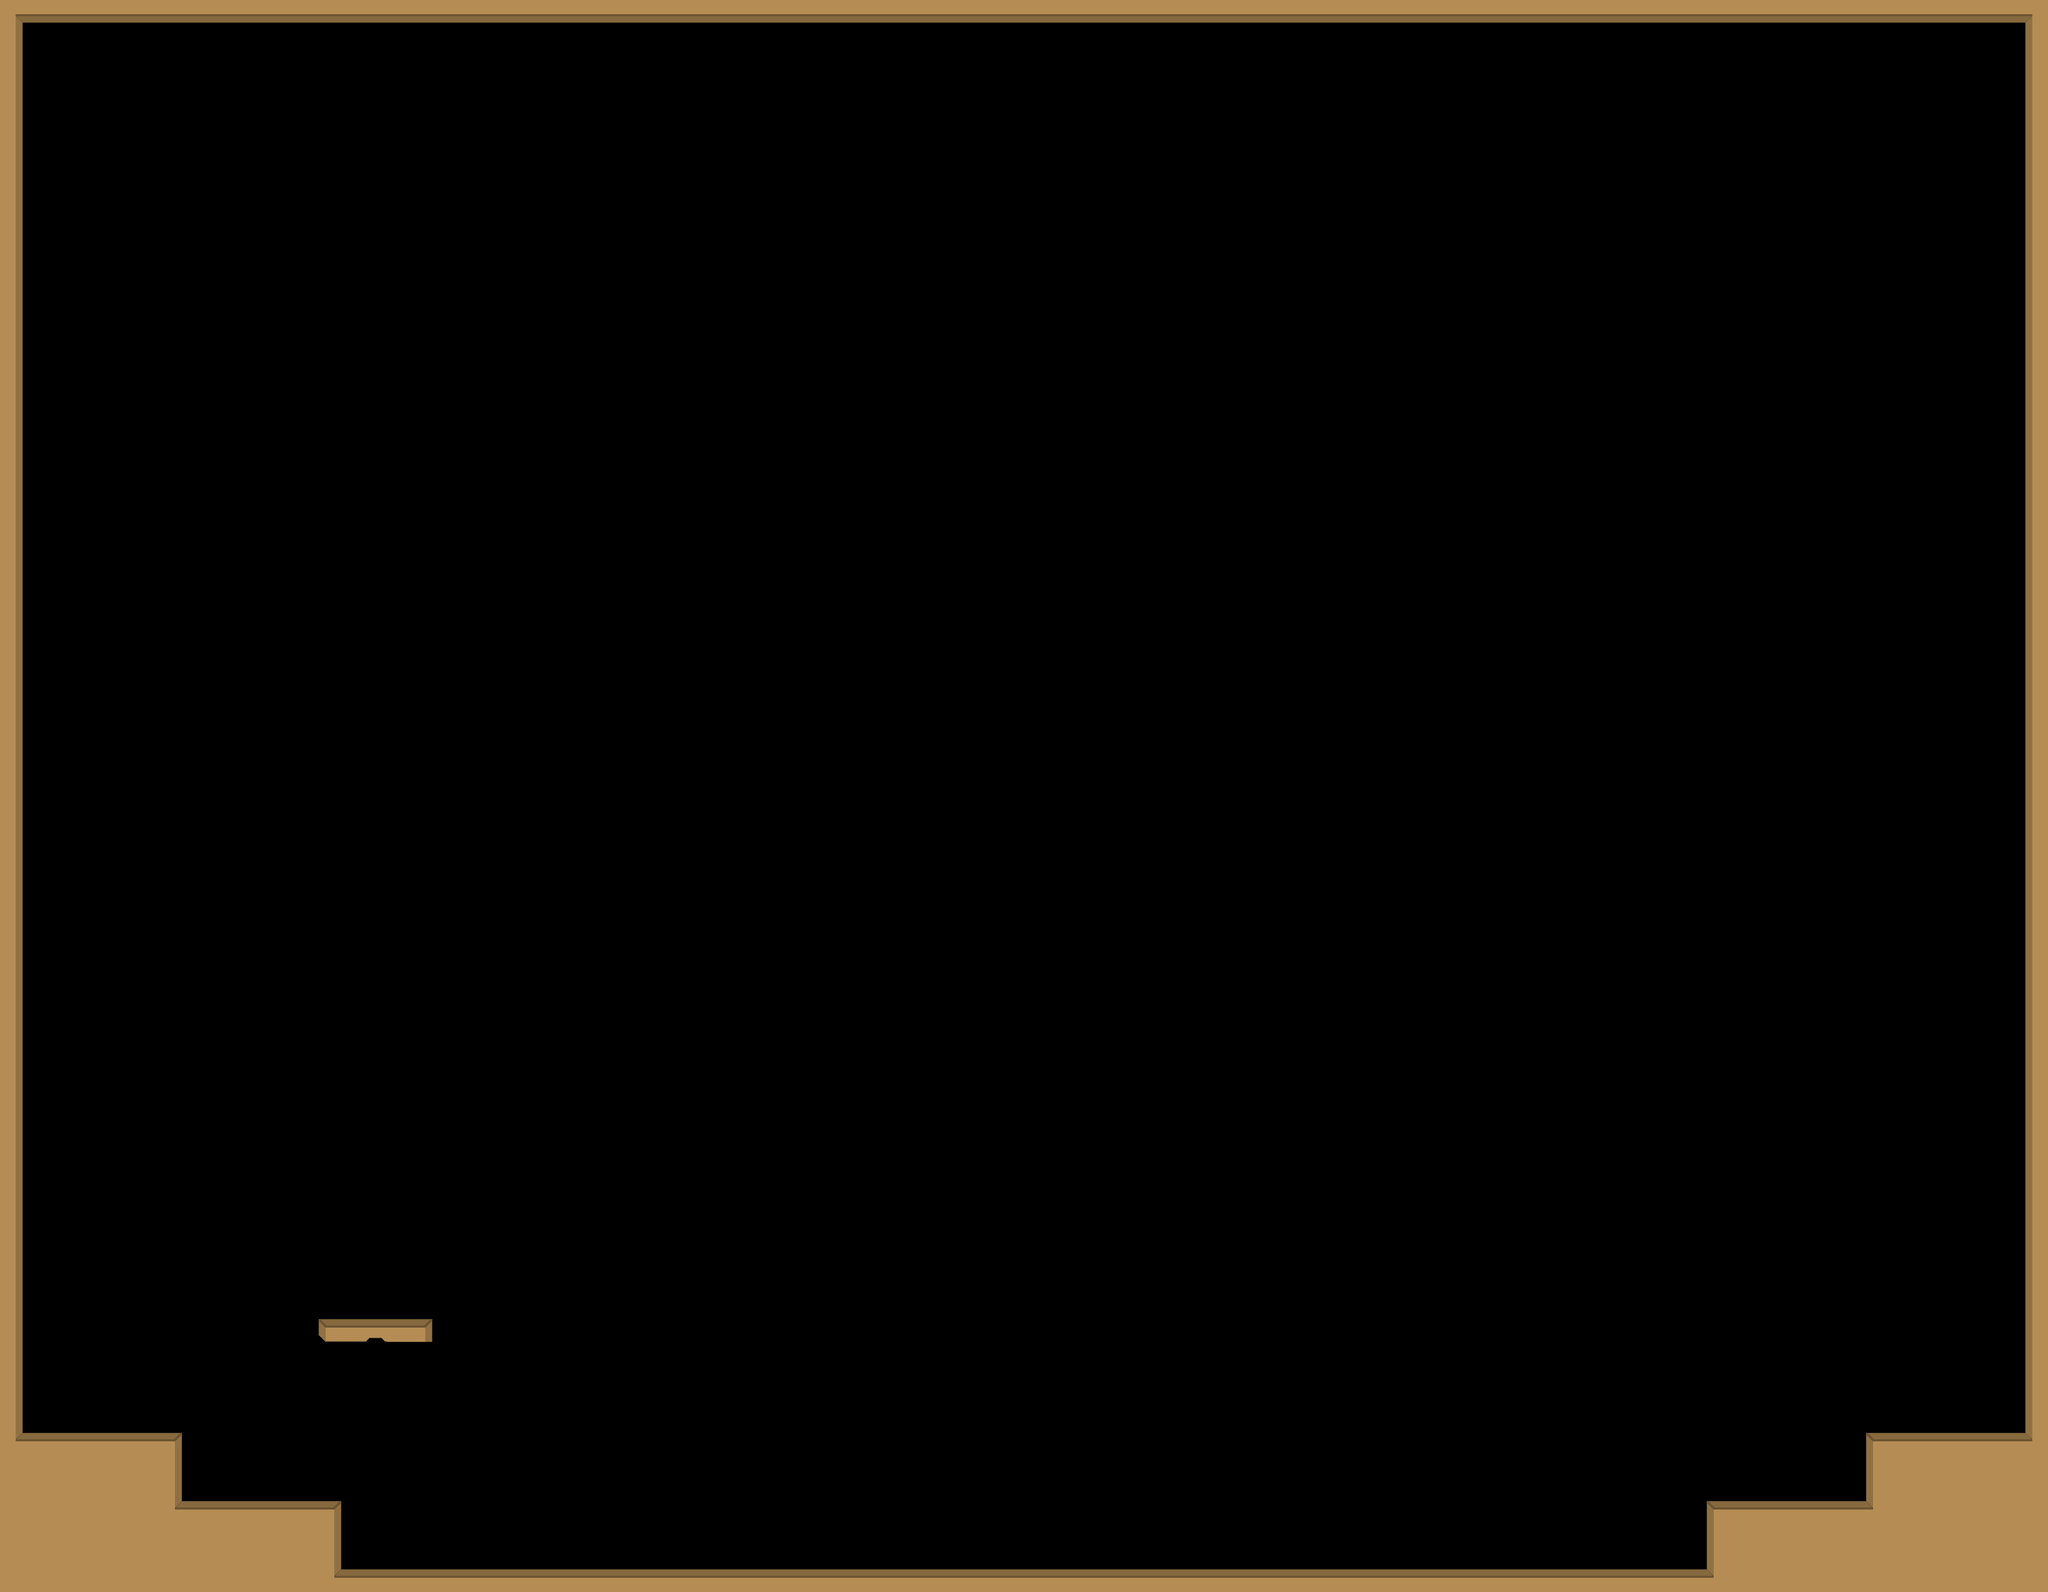

The image is a tile-based game level rendered from a .tmx file. Its description and source (layers, tilesets, objects; grid data summarised) follow:
An orthogonal 90x70 tile map with 32x32 px tiles, 1 tile layer (Kachelebene 1).

<map version="1.0" orientation="orthogonal" width="90" height="70" tilewidth="32" tileheight="32">
 <tileset firstgid="1" name="elemente_level_compact" tilewidth="32" tileheight="32">
  <image source="./elemente_level_compact.png" />
 </tileset>
 <layer name="Kachelebene 1" width="90" height="70">
  <data>[6300 cells, 447 non-empty, 23 distinct tile ids]</data>
 </layer>
</map>
